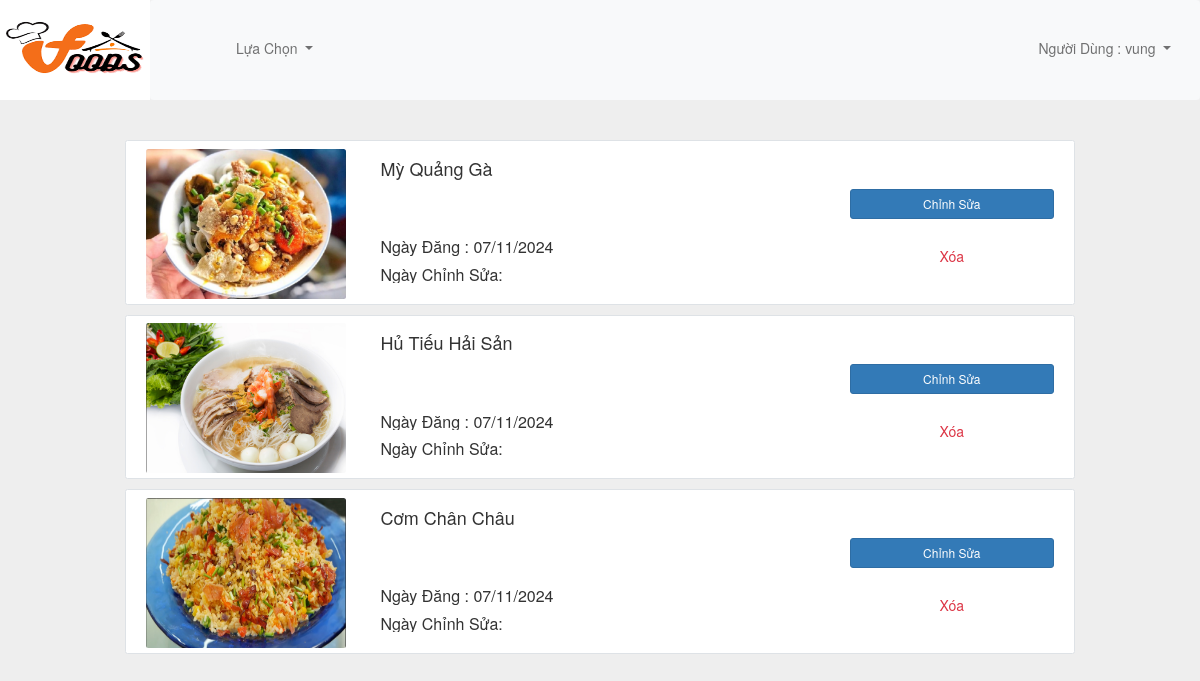
The page /mypost/ (signed in) on the database its author committed.
### myapp/models.py (models this page shows, shortened)
class Recipe(models.Model):
    title = models.CharField(max_length=100,null=True)
    author = models.ForeignKey('auth.User', on_delete=models.CASCADE)
    introduce =  models.CharField(max_length=100,null=True)
    description = models.CharField(max_length=200,null=True)
    created_at = models.DateTimeField(auto_now_add=True)
    views = models.IntegerField(default=0)
    liked_tym = models.ManyToManyField(User, related_name='liked_recipes', blank=True)
    average_rating = models.FloatField(default=0)
    CLASSIFY_CHOICES = [
            ('Mặn', 'Mặn'),
            ('Chay', 'Chay'),
            ('Kiên', 'Kiên'),
            ('Béo', 'Béo'),
        ]
    classify = models.CharField(max_length=10, choices=CLASSIFY_CHOICES)
    @property
    def average_rating(self):
        ratings = self.ratings.all()
        if ratings.exists():
            return round(sum(rating.stars for rating in ratings) / ratings.count(), 2)
        return 0

class RecipeImage(models.Model):
    recipe = models.ForeignKey(Recipe, related_name='images', on_delete=models.CASCADE)
    image = models.ImageField(upload_to='images/')
    uploaded_at = models.DateTimeField(auto_now_add=True)

### myapp/views.py (the view)
# urls.py: path('mypost/',views.mypost,name='mypost'),
@login_required
def mypost(request):
    recipes = Recipe.objects.filter(author=request.user)
    return render(request,'myapp/mypost.html', {'recipes': recipes})

### myapp/templates/myapp/mypost.html (shortened to what this page needs)
{% extends "myapp/base.html" %}
{%load static%}
{% block mypost%}
<link rel="stylesheet" href="{%static "css/mypost.css"%}">
<div class="container mt-5 mb-5">
    <div class="d-flex justify-content-center row">
        {% for recipe in recipes %}
        <div class="col-md-10" style="padding-top: 10px;">
            <div class="row p-2 bg-white border rounded">
                {% if recipe.images.first %}
                <div class="col-md-3 mt-1"><img class="img-fluid img-responsive rounded product-image" style="width: 200px;height: 150px;" src="{{ recipe.images.first.image.url }}"></div>
                {% endif %}
                <div class="col-md-6 mt-1">
                    <h4>{{recipe.title}}</h4>
                    <br></br>
                    <h5 class="text-justify text-truncate para mb-0">Ngày Đăng : {{recipe.images.first.uploaded_at|date:"d/m/Y"}}</h5>
                    <h5 class="text-justify text-truncate para mb-0">Ngày Chỉnh Sửa:</h5>
                </div>
                <div class="align-items-center align-content-center col-md-3 border-left mt-1">
                    <div class="d-flex flex-column mt-4"><a href="{% url 'edit_recipe' recipe.id %}" class="btn btn-primary btn-sm" type="button">Chỉnh Sửa</a>
                        <br>
                        <a href="{% url 'delete_recipe' recipe.id %}" class="btn btn-outline-danger">Xóa</a></div>
                </div>
            </div>
        </div>
        {% endfor %}
    </div>
</div>
{% endblock mypost%}

### myapp/templates/myapp/base.html (shortened to what this page needs)
{% load static %}
<!DOCTYPE html>
<html lang="en">
<head>
    <link href="https://cdn.jsdelivr.net/npm/bootstrap@5.0.2/dist/css/bootstrap.min.css" rel="stylesheet">
    <link href="https://maxcdn.bootstrapcdn.com/font-awesome/4.7.0/css/font-awesome.min.css" rel="stylesheet">
    <link rel="stylesheet" href="{%static "css/fixbase.css"%}">
    <link rel="stylesheet" href="{%static "css/fixhome.css"%}">
    <link href="//maxcdn.bootstrapcdn.com/bootstrap/3.3.0/css/bootstrap.min.css" rel="stylesheet" id="bootstrap-css">
</head>
<body>
    <div class='home'>
        <a href="{% url 'home' %}"><img style="width: 150px; height: 100px;" src="{% static "imgg/logo.png" %}" alt=""></a>
        <nav class="navbar navbar-expand-lg navbar-light bg-light" style="height: 100px;width: auto; padding-left: 40px;">
            <div class="left">
                <ul class="navbar-nav me-auto mb-2 mb-lg-0">
                  <li class="nav-item dropdown">
                    <a class="nav-link dropdown-toggle" href="#" id="navbarDropdown" role="button" data-bs-toggle="dropdown" aria-expanded="false" style="height: 95px; padding-top:35px;padding-left: 45px;">
                      Lựa Chọn
                    </a>
                   </li>
                </ul>
            </div>
            <div class="right" style="padding-left: 70% ;">
              <ul class="navbar-nav me-auto mb-2 mb-lg-0">
                <li class="nav-item dropdown">
                  <a class="nav-link dropdown-toggle" href="#" role="button" data-bs-toggle="dropdown" aria-expanded="false" style="height: 95px; padding-top:35px;padding-left: 15px;">Người Dùng :
                    {{request.user}}
                  </a>
                </li>
            </div>
          </nav>
    </div>
    {% block detail %}
    {% block mypost %}{% endblock mypost %}
{% endblock detail %}
</body>
</html>

### myapp/static/css/fixbase.css (style rules this page uses)
.home { background-color: rgb(240, 240, 240); height: 100px; }
.home img { float: left; }

### myapp/static/css/fixhome.css (style rules this page uses)
body { margin-top:20px; background:#eee; }

### myapp/static/css/mypost.css (style rules this page uses)
body { background:#eee }
.product-image { width: 100% }
h5 { font-weight: 400 }
.para { font-size: 16px }

### rows shown on the page
Recipe: images.first.image (picture), title "Mỳ Quảng Gà", images.first.uploaded_at "07/11/2024"
Recipe: images.first.image (picture), title "Hủ Tiếu Hải Sản", images.first.uploaded_at "07/11/2024"
Recipe: images.first.image (picture), title "Cơm Chân Châu", images.first.uploaded_at "07/11/2024"

### other values the page prints
{{ request.user }} "vung"
